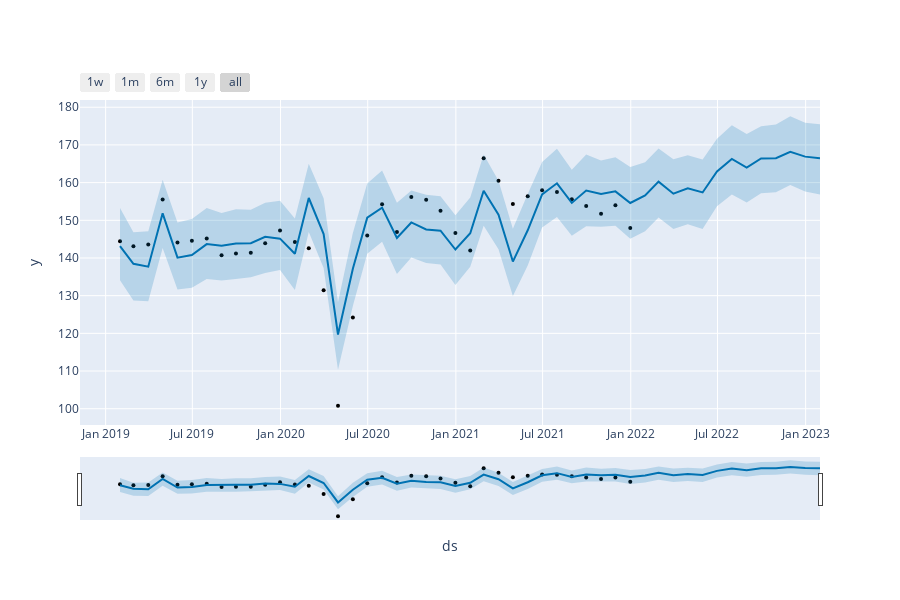

Notebook source saved alongside this figure:
### Code cell
plot_plotly(m3, predictions3)
